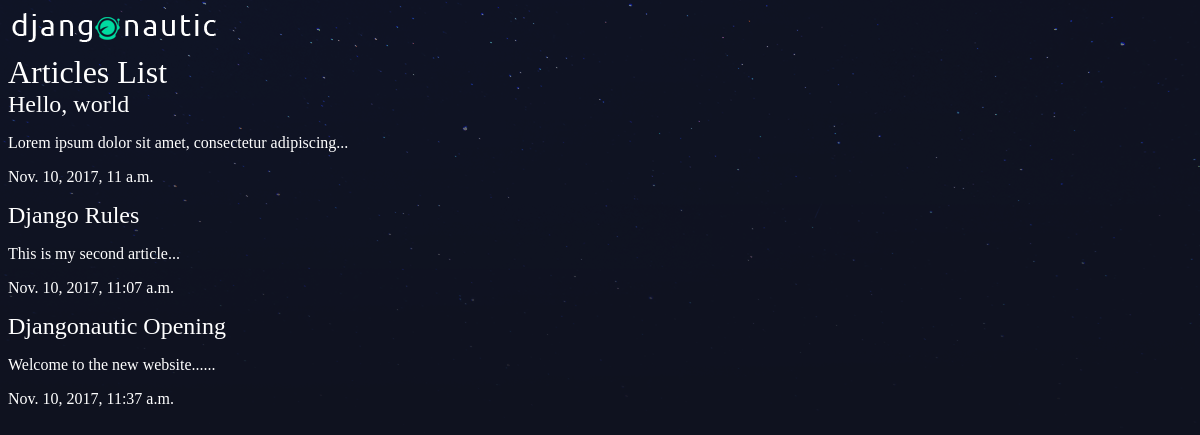
The app's page /articles/ with its own data.
### articles/models.py (models this page shows, shortened)
class Article(models.Model):
    title = models.CharField(max_length=100)
    slug = models.SlugField()
    body = models.TextField()
    date = models.DateTimeField(auto_now_add=True)
    thumb = models.ImageField(default='default.png', blank=True)
    def snippet(self):
        return self.body[:50] + '...'

### articles/views.py (the view)
# urls.py: path('', views.article_list, name="list"),
def article_list(request):
    articles = Article.objects.all().order_by('date');
    return render(request, 'articles/article_list.html', { 'articles': articles })

### articles/templates/articles/article_list.html
{% extends 'base_layout.html' %}
{% block content%}
    <h1>Articles List</h1>
    <div class="articles">
    {% for article in articles %}
        <div class="article">
            <h2><a href="{% url 'articles:detail' slug=article.slug %}">{{ article.title }}</a></h2>
            <p>{{ article.snippet }}</p>
            <p>{{ article.date }}</p>
        </div>
    {% endfor %}
    </div>
{% endblock %}

### templates/base_layout.html (shortened to what this page needs)
{% load static from staticfiles %}
<!DOCTYPE html>
<html>
    <head>
        <link rel="stylesheet" href="{% static 'styles.css' %}">
    </head>
    <body>
        <header class="wrapper">
            <h1><a href="{% url 'articles:list' %}"><img src="{% static 'logo.png' %}" alt="djangonautic" /></a></h1>
        </header>
        <div class="wrapper">
            {% block content %}
            {% endblock %}
        </div>
    </body>
</html>

### assets/styles.css (style rules this page uses)
body { background-color: #0f121f; background-image: url(/static/stars.png); background-repeat-y: no-repeat; color: #fff; }
body * { font-family: Ubuntu; }
h1, h2, h3, h4, h5 { font-weight: normal; margin: 0; }
a, a:hover, a:visited { color: #fff; text-decoration: none; }

### records on screen
Article: title "Hello, world", snippet "Lorem ipsum dolor sit amet, consectetur adipiscing...", date "Nov. 10, 2017, 11 a.m."
Article: title "Django Rules", snippet "This is my second article...", date "Nov. 10, 2017, 11:07 a.m."
Article: title "Djangonautic Opening", snippet "Welcome to the new website......", date "Nov. 10, 2017, 11:37 a.m."
